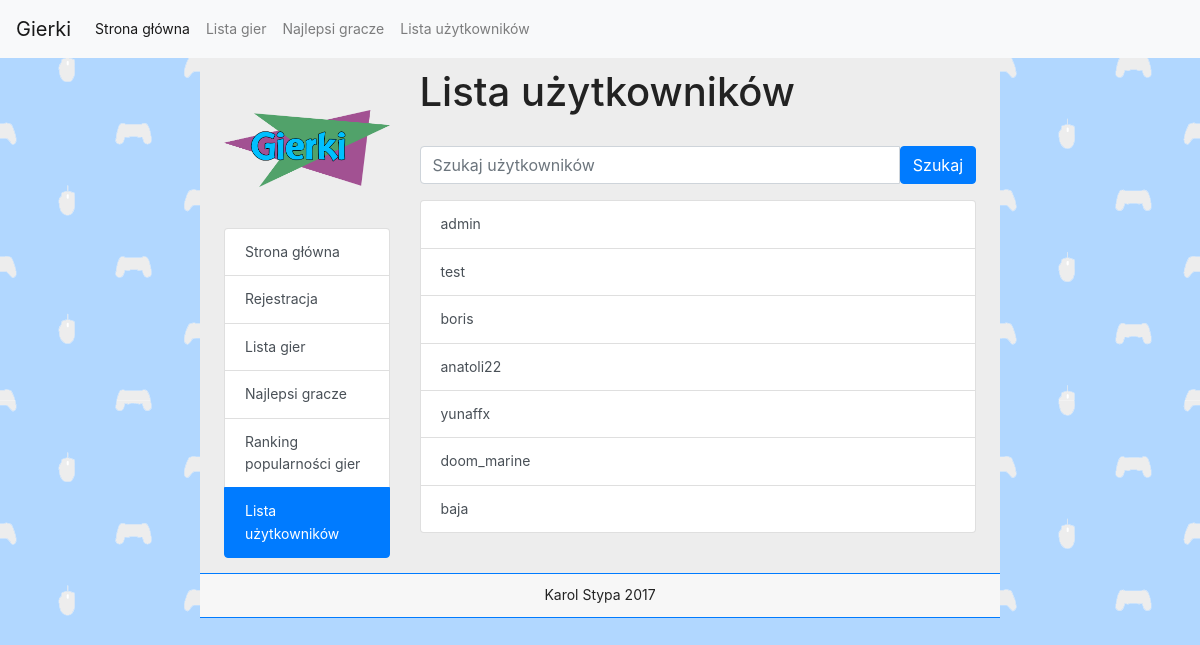
The app's page /userslist.php, older data.
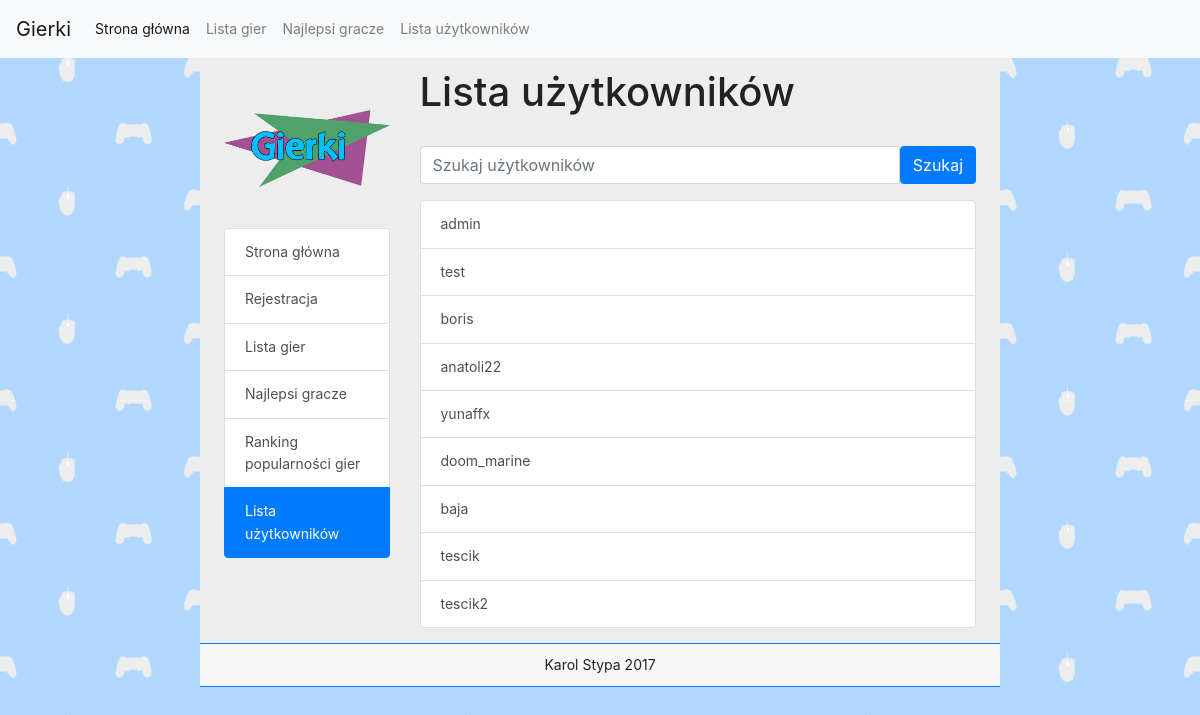
The same page, newer data.
### tables this page shows
CREATE TABLE `users` (
  `id` int(11) NOT NULL,
  `login` varchar(255) NOT NULL,
  `password` varchar(255) NOT NULL,
  `email` varchar(255) NOT NULL,
  `group_id` int(11) NOT NULL,
  `registered` int(11) NOT NULL,
  `last_login` int(11) NOT NULL,
  `ip` varchar(15) NOT NULL,
  `style` int(11) NOT NULL
);

### userslist.php (the view, shortened to what this page needs)
<!DOCTYPE html>
<html>
	<head>
		<link rel="stylesheet" href="https://maxcdn.bootstrapcdn.com/bootstrap/4.0.0-beta.2/css/bootstrap.min.css">
		<link rel="stylesheet" href="./css/style.css">
	</head>
	<body>
		<?php
        include "navbar.php";
        $searchphrase = "";
        ?>
		<div class="container col-md-8 px-4 main">
			<div class="row">
				<div class="col-md-3">
					<div class="logo"></div>
					<?php
					if(isset($_SESSION['loggedin'])) {
						if ($_SESSION['loggedin']) {
							echo '
							<div class="list-group">
								<a class="list-group-item list-group-item-action" href="./">Strona główna</a>
								<a class="list-group-item list-group-item-action" href="./gameslist.php">Lista gier</a>
								<a class="list-group-item list-group-item-action" href="./highscores.php">Najlepsi gracze</a>
								<a class="list-group-item list-group-item-action" href="./gameslist.php#popularity">Ranking popularności gier</a>
								<a class="list-group-item list-group-item-action" href="./profile.php?id='.$uid.'">Profil</a>
								<a class="list-group-item list-group-item-action" href="./profile.php?id='.$uid.'#friends">Znajomi</a>
								<a class="list-group-item list-group-item-action active" href="./userslist.php">Lista użytkowników</a>';
							if($_SESSION['group_id'] == 1) {
								echo '<a class="list-group-item list-group-item-action" href="./admin.php">Panel administracyjny</a>';
							}
							echo '<a class="list-group-item list-group-item-action" href="./?logout=1">Wyloguj się</a>
							</div></div>';
						}
					}
					else {
						echo '
						<div class="list-group">
							<a class="list-group-item list-group-item-action" href="./">Strona główna</a>
							<a class="list-group-item list-group-item-action" href="./register.php">Rejestracja</a>
							<a class="list-group-item list-group-item-action" href="./gameslist.php">Lista gier</a>
							<a class="list-group-item list-group-item-action" href="./highscores.php">Najlepsi gracze</a>
							<a class="list-group-item list-group-item-action" href="./gameslist.php#popularity">Ranking popularności gier</a>
							<a class="list-group-item list-group-item-action active" href="./userslist.php">Lista użytkowników</a>
						</div>
					</div>';
					}
					?>
					<div class="col-md-9">
						<h1>Lista użytkowników</h1><br>
						<form class="" action="userslist.php" method="GET">
							<div class="input-group mb-3">
								<input type="text" class="form-control" name="username" placeholder="Szukaj użytkowników">
								<div class="input-group-btn">
									<button type="submit" class="btn btn-primary" name="action" value="search">Szukaj</button>
								</div>
							</div>
						</form>
						<?php
						$userslist_select_query = "SELECT * FROM users WHERE login LIKE '%".$searchphrase."%';";
						$userslist_select_result = mysql_query($userslist_select_query);
						echo '<div class="list-group">';
						while($row = mysql_fetch_assoc($userslist_select_result)) {
							echo '<a class="list-group-item list-group-item-action" href="profile.php?id='.$row['id'].'">'.$row['login'].'</a>';
						}
						echo '</div>';
						?>
					</div>
				</div>
    	</div>
	</body>
</html>

Row changes from the older to the newer data that the page shows:
added users: login "tescik"
added users: login "tescik2"
